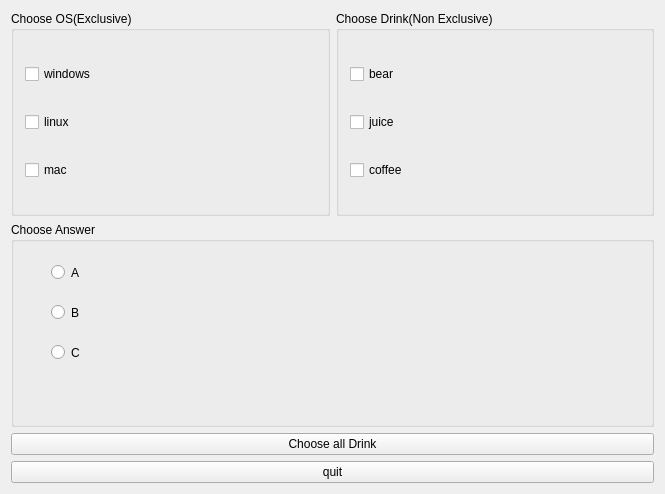
<?xml version="1.0" encoding="UTF-8"?>
<ui version="4.0">
 <class>Widget</class>
 <widget class="QWidget" name="Widget">
  <property name="geometry">
   <rect>
    <x>0</x>
    <y>0</y>
    <width>665</width>
    <height>494</height>
   </rect>
  </property>
  <property name="windowTitle">
   <string>Widget</string>
  </property>
  <layout class="QVBoxLayout" name="verticalLayout_3">
   <item>
    <layout class="QHBoxLayout" name="horizontalLayout">
     <item>
      <widget class="QGroupBox" name="groupBox">
       <property name="title">
        <string>Choose OS(Exclusive)</string>
       </property>
       <layout class="QVBoxLayout" name="verticalLayout">
        <item>
         <widget class="QCheckBox" name="windows">
          <property name="text">
           <string>windows</string>
          </property>
         </widget>
        </item>
        <item>
         <widget class="QCheckBox" name="linux">
          <property name="text">
           <string>linux</string>
          </property>
         </widget>
        </item>
        <item>
         <widget class="QCheckBox" name="mac">
          <property name="text">
           <string>mac</string>
          </property>
         </widget>
        </item>
       </layout>
      </widget>
     </item>
     <item>
      <widget class="QGroupBox" name="groupBox_2">
       <property name="title">
        <string>Choose Drink(Non Exclusive)</string>
       </property>
       <layout class="QVBoxLayout" name="verticalLayout_2">
        <item>
         <widget class="QCheckBox" name="bear">
          <property name="text">
           <string>bear</string>
          </property>
         </widget>
        </item>
        <item>
         <widget class="QCheckBox" name="juice">
          <property name="text">
           <string>juice</string>
          </property>
         </widget>
        </item>
        <item>
         <widget class="QCheckBox" name="coffee">
          <property name="text">
           <string>coffee</string>
          </property>
         </widget>
        </item>
       </layout>
      </widget>
     </item>
    </layout>
   </item>
   <item>
    <widget class="QGroupBox" name="groupBox_3">
     <property name="title">
      <string>Choose Answer</string>
     </property>
     <widget class="QRadioButton" name="C">
      <property name="geometry">
       <rect>
        <x>40</x>
        <y>120</y>
        <width>117</width>
        <height>21</height>
       </rect>
      </property>
      <property name="text">
       <string>C</string>
      </property>
     </widget>
     <widget class="QRadioButton" name="A">
      <property name="geometry">
       <rect>
        <x>40</x>
        <y>40</y>
        <width>117</width>
        <height>21</height>
       </rect>
      </property>
      <property name="text">
       <string>A</string>
      </property>
     </widget>
     <widget class="QRadioButton" name="B">
      <property name="geometry">
       <rect>
        <x>40</x>
        <y>80</y>
        <width>117</width>
        <height>21</height>
       </rect>
      </property>
      <property name="text">
       <string>B</string>
      </property>
     </widget>
    </widget>
   </item>
   <item>
    <widget class="QPushButton" name="all_drink">
     <property name="text">
      <string>Choose all Drink</string>
     </property>
    </widget>
   </item>
   <item>
    <widget class="QPushButton" name="quit">
     <property name="text">
      <string>quit</string>
     </property>
    </widget>
   </item>
  </layout>
  <zorder>all_drink</zorder>
  <zorder>groupBox_3</zorder>
  <zorder>quit</zorder>
 </widget>
 <layoutdefault spacing="6" margin="11"/>
 <resources/>
 <connections/>
</ui>
